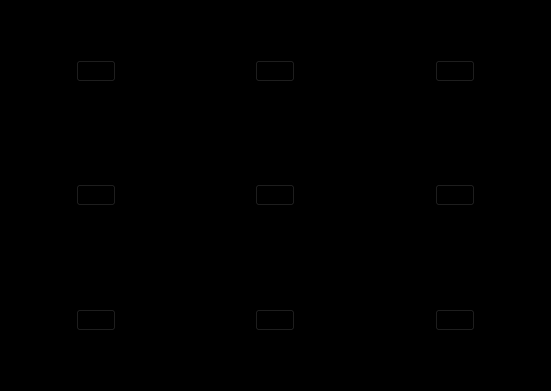
<?xml version="1.0" encoding="UTF-8"?>
<ui version="4.0">
 <class>MainWindow</class>
 <widget class="QMainWindow" name="MainWindow">
  <property name="geometry">
   <rect>
    <x>0</x>
    <y>0</y>
    <width>551</width>
    <height>391</height>
   </rect>
  </property>
  <property name="windowTitle">
   <string>Dungeon Crawler</string>
  </property>
  <property name="styleSheet">
   <string notr="true">background-color: black;</string>
  </property>
  <widget class="QWidget" name="centralwidget">
   <layout class="QHBoxLayout" name="horizontalLayout">
    <item>
     <layout class="QGridLayout" name="gridLayout">
      <property name="leftMargin">
       <number>0</number>
      </property>
      <property name="topMargin">
       <number>0</number>
      </property>
      <property name="rightMargin">
       <number>0</number>
      </property>
      <property name="bottomMargin">
       <number>0</number>
      </property>
      <property name="spacing">
       <number>0</number>
      </property>
     </layout>
    </item>
    <item>
     <layout class="QGridLayout" name="gridLayoutButtons">
      <property name="horizontalSpacing">
       <number>6</number>
      </property>
      <property name="verticalSpacing">
       <number>0</number>
      </property>
      <item row="3" column="0" alignment="Qt::AlignmentFlag::AlignHCenter|Qt::AlignmentFlag::AlignVCenter">
       <widget class="QPushButton" name="arrow_down_left">
        <property name="cursor">
         <cursorShape>PointingHandCursor</cursorShape>
        </property>
       </widget>
      </item>
      <item row="0" column="1" alignment="Qt::AlignmentFlag::AlignHCenter|Qt::AlignmentFlag::AlignVCenter">
       <widget class="QPushButton" name="arrow_up">
        <property name="cursor">
         <cursorShape>PointingHandCursor</cursorShape>
        </property>
       </widget>
      </item>
      <item row="2" column="0" alignment="Qt::AlignmentFlag::AlignHCenter|Qt::AlignmentFlag::AlignVCenter">
       <widget class="QPushButton" name="arrow_left">
        <property name="cursor">
         <cursorShape>PointingHandCursor</cursorShape>
        </property>
       </widget>
      </item>
      <item row="2" column="1" alignment="Qt::AlignmentFlag::AlignHCenter|Qt::AlignmentFlag::AlignVCenter">
       <widget class="QPushButton" name="arrow_skip">
        <property name="cursor">
         <cursorShape>PointingHandCursor</cursorShape>
        </property>
       </widget>
      </item>
      <item row="3" column="2" alignment="Qt::AlignmentFlag::AlignHCenter|Qt::AlignmentFlag::AlignVCenter">
       <widget class="QPushButton" name="arrow_down_right">
        <property name="cursor">
         <cursorShape>PointingHandCursor</cursorShape>
        </property>
       </widget>
      </item>
      <item row="3" column="1" alignment="Qt::AlignmentFlag::AlignHCenter|Qt::AlignmentFlag::AlignVCenter">
       <widget class="QPushButton" name="arrow_down">
        <property name="cursor">
         <cursorShape>PointingHandCursor</cursorShape>
        </property>
       </widget>
      </item>
      <item row="0" column="2" alignment="Qt::AlignmentFlag::AlignHCenter|Qt::AlignmentFlag::AlignVCenter">
       <widget class="QPushButton" name="arrow_up_right">
        <property name="cursor">
         <cursorShape>PointingHandCursor</cursorShape>
        </property>
       </widget>
      </item>
      <item row="2" column="2" alignment="Qt::AlignmentFlag::AlignHCenter|Qt::AlignmentFlag::AlignVCenter">
       <widget class="QPushButton" name="arrow_right">
        <property name="cursor">
         <cursorShape>PointingHandCursor</cursorShape>
        </property>
       </widget>
      </item>
      <item row="0" column="0" alignment="Qt::AlignmentFlag::AlignHCenter|Qt::AlignmentFlag::AlignVCenter">
       <widget class="QPushButton" name="arrow_up_left">
        <property name="cursor">
         <cursorShape>PointingHandCursor</cursorShape>
        </property>
       </widget>
      </item>
     </layout>
    </item>
   </layout>
  </widget>
 </widget>
 <resources/>
 <connections/>
</ui>
